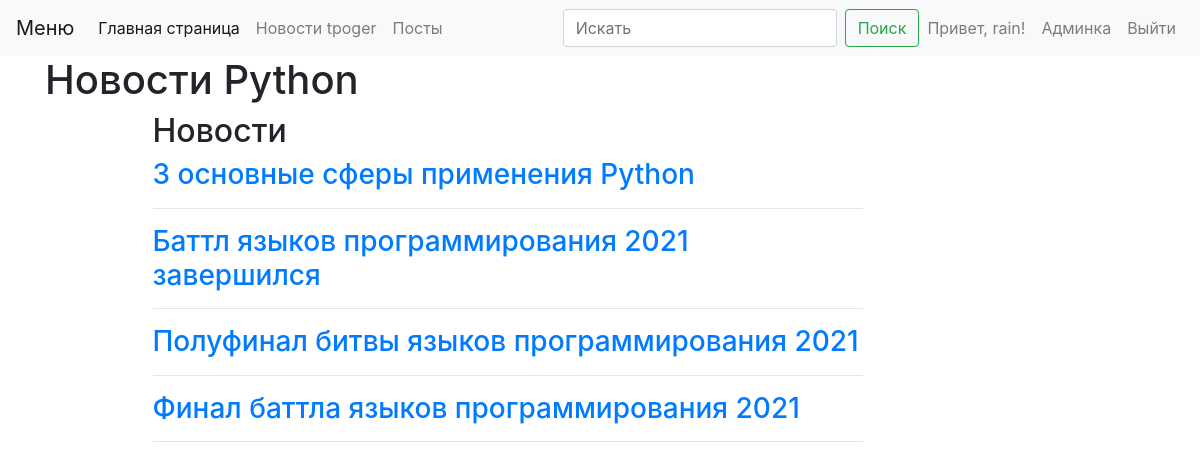
/tproger (signed in), run on the app's committed database.
### webapp/user/models.py (models this page shows, shortened)
class User(db.Model, UserMixin):
    id = db.Column(db.Integer, primary_key=True)
    username = db.Column(db.String(64), index=True, unique=True)
    password = db.Column(db.String(128))
    role = db.Column(db.String(10), index=True)
    name = db.Column(db.String(10), index=True)
    @property
    def is_admin(self):
        return self.role == 'admin'

### webapp/news/models.py (models this page shows, shortened)
class News(db.Model):
    id = db.Column(db.Integer, primary_key=True)
    title = db.Column(db.String, nullable=False)
    url = db.Column(db.String, unique=True, nullable=False)
    text = db.Column(db.Text, nullable=True)

### webapp/news/views.py (the view)
@blueprint.route("/tproger")
def index():
    title = 'Новости Python'
    news_list = News.query.order_by(News.title).all()
    return render_template('news/index.html', page_title=title, news_list=news_list)

### webapp/__init__.py (called while the page is built)
def create_app():
    app = Flask(__name__)
    app.config.from_pyfile('config.py')
    db.init_app(app)
    migrate = Migrate(app, db)
    login_manager = LoginManager()
    login_manager.init_app(app)
    login_manager.login_view = 'user.login'
    app.register_blueprint(user_blueprint)
    app.register_blueprint(admin_blueprint)
    app.register_blueprint(news_blueprint)
    app.register_blueprint(posts_blueprint)
    @login_manager.user_loader
    def load_user(user_id):
        return User.query.get(user_id)
    return app

### webapp/templates/news/index.html (shortened to what this page needs)
{% extends "base.html" %}
{% block content %}
<div class="container">
  <div class="row">
    <div class="col-1">
    </div>
    <div class="col-8">
        <h2>Новости</h2>
        {% for news in news_list %}
        <h3><a href="{{ news.url }}">{{ news.title }}</a> </h3>
        <hr />
        {% endfor %}
    </div>
    <div class="col-3">
    </div>
  </div>
</div>
  {% endblock %}

### webapp/templates/menu.html (shortened to what this page needs)
<nav class="navbar navbar-expand-lg navbar-light bg-light">
    <a class="navbar-brand" href="#">Меню</a>
    <div class="collapse navbar-collapse" id="navbarSupportedContent">
        <ul class="navbar-nav mr-auto">
        <li class="nav-item active">
            <a class="nav-link" href="/">Главная страница </a>
        </li>
        <li class="nav-item">
            <a class="nav-link" href="/tproger">Новости tpoger </a>
        </li>
        <li class="nav-item">
            <a class="nav-link" href="/posts">Посты </a>
        </li>
        </ul>
        <form class="form-inline my-2 my-lg-0">
        <input class="form-control mr-sm-2" type="search" placeholder="Искать" aria-label="Search">
        <button class="btn btn-outline-success my-2 my-sm-0" type="submit">Поиск</button>
        </form>
        <ul class="navbar-nav">
            {% if current_user.is_authenticated %}
                <li class="nav-item">
                    <span class="nav-link">Привет, {{ current_user.username }}!</span>
                </li>
                {% if current_user.is_admin %}
                <li class="nav-item">
                    <a href="{{ url_for('admin.admin_index') }}" class="nav-link">Админка</a>
                </li>
                {% endif %}
                <li class="nav-item">
                    <a class="nav-link" href="{{ url_for('user.logout') }}">Выйти</a>
                </li>
            {% endif %}
    </div>
  </nav>

### data on the page
User: username "rain"
News: title "3 основные сферы применения Python"
News: title "Баттл языков программирования 2021 завершился"
News: title "Полуфинал битвы языков программирования 2021"
News: title "Финал баттла языков программирования 2021"

### other printed values
{{ page_title }} "Новости Python"
